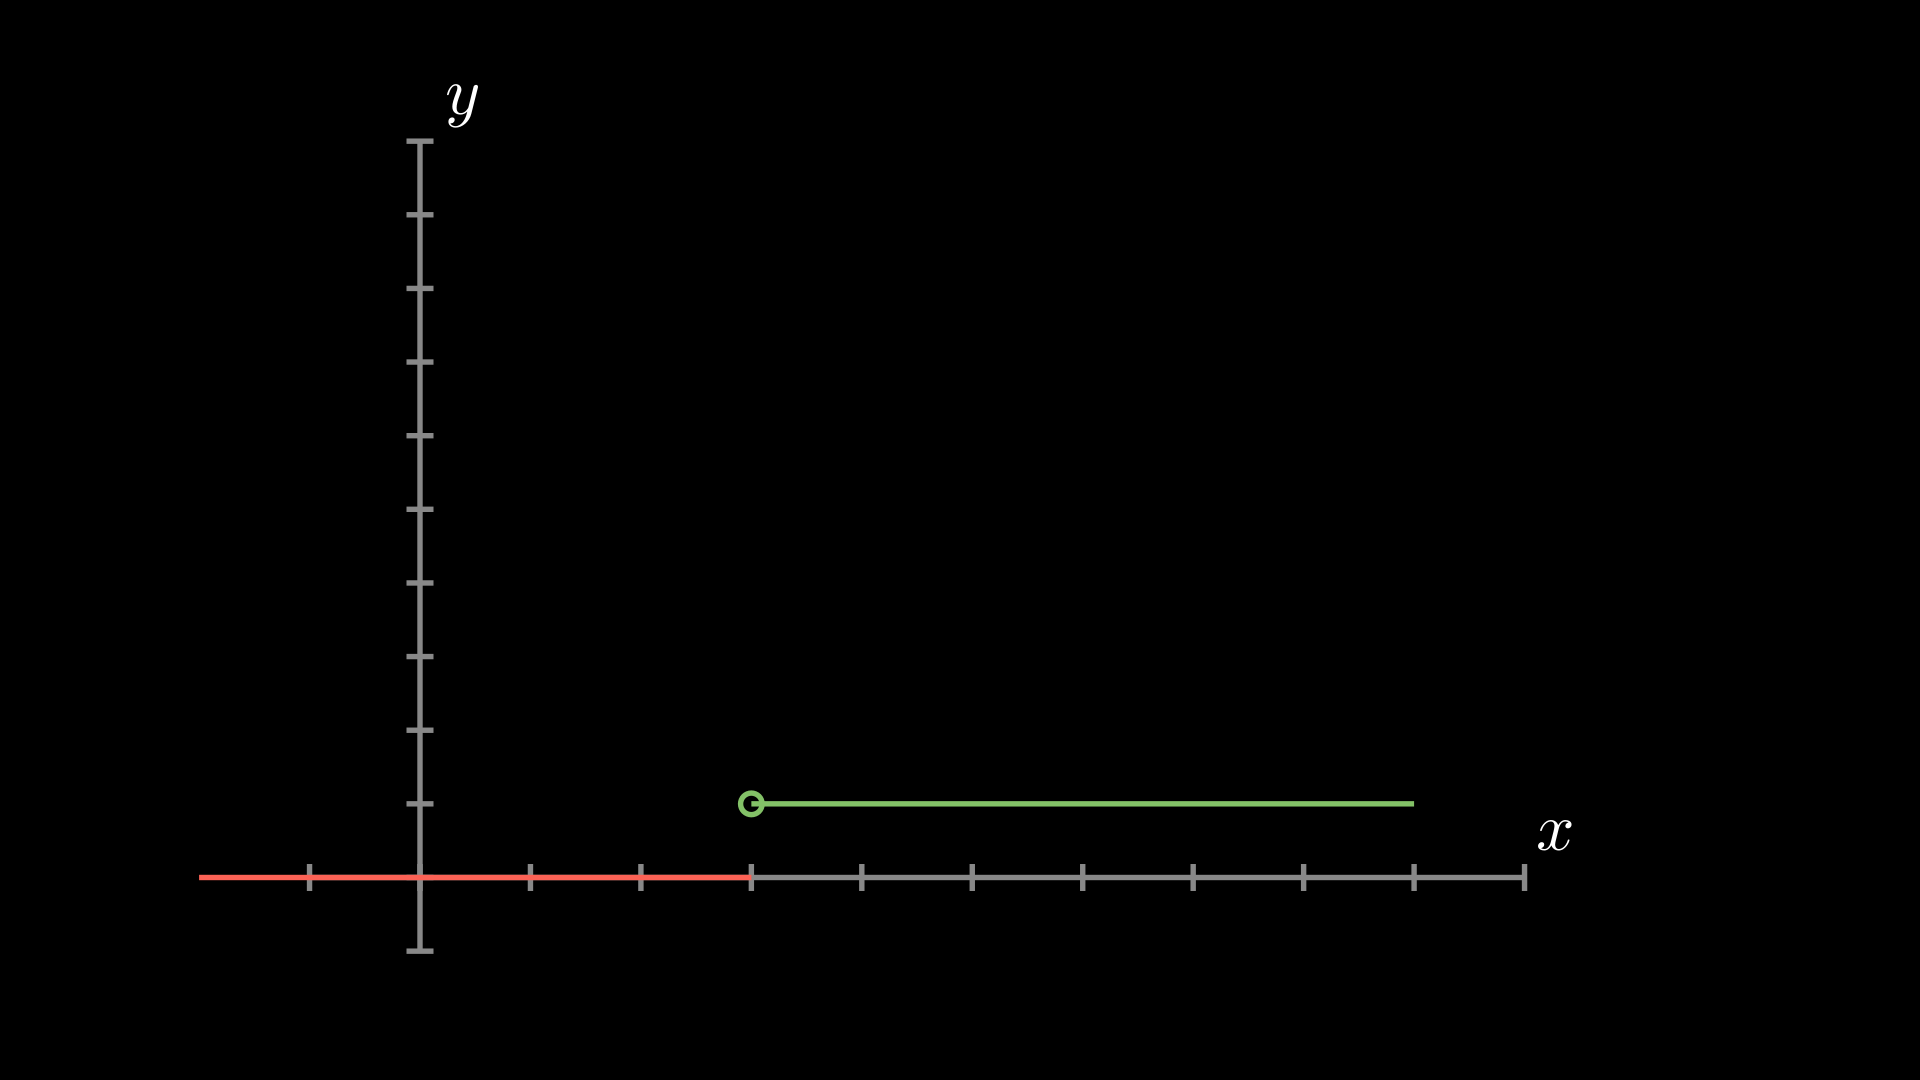

Here is the Python script that generated this plot:
from manim import *
class Test(GraphScene):
    CONFIG = {
        "x_min": -10,
        "x_max": 10.3,
        "y_min": -1.5,
        "y_max": 1.5,
        "graph_origin": ORIGIN,
        "function_color": RED,
        "axes_color": GREEN,
        "x_labeled_nums": range(-10, 12, 2),
    }
    def construct(self):
        # numberplane = NumberPlane()
        # self.add(numberplane)
        self.setup_axes()
        dot = Circle(radius=0.08,color=GREEN).move_to(self.coords_to_point(3,1))
        dot1 = Circle(radius=0.08,color=GREEN).move_to(self.coords_to_point(5,1))
        graph_1 = self.get_graph(lambda x : 0,
                                    color = RED,
                                    x_min = -4, # Domain 1
                                    x_max = 3
                                    )
        graph_2 =self.get_graph(lambda x : 1,
                                    color = GREEN,
                                    x_min = 3, # Domain 2
                                    x_max = 5
                                    )
        graph_3 = self.get_graph(lambda x : 0,
                                    color = RED,
                                    x_min = 5, # Domain 1
                                    x_max = 10
                                    )
        text = MathTex("H(t-a) H(t-b)")
        text.set_color_by_gradient(GREEN,PURPLE)
        self.play(
            ShowCreation(graph_1),
            run_time = 1
        )
        self.add(dot)
        self.add(dot1)
        self.add(text)
        self.play(
            ShowCreation(graph_2),
            run_time = 1
        )
        self.play(
            ShowCreation(graph_3),
            run_time = 1
        )
        self.wait()
